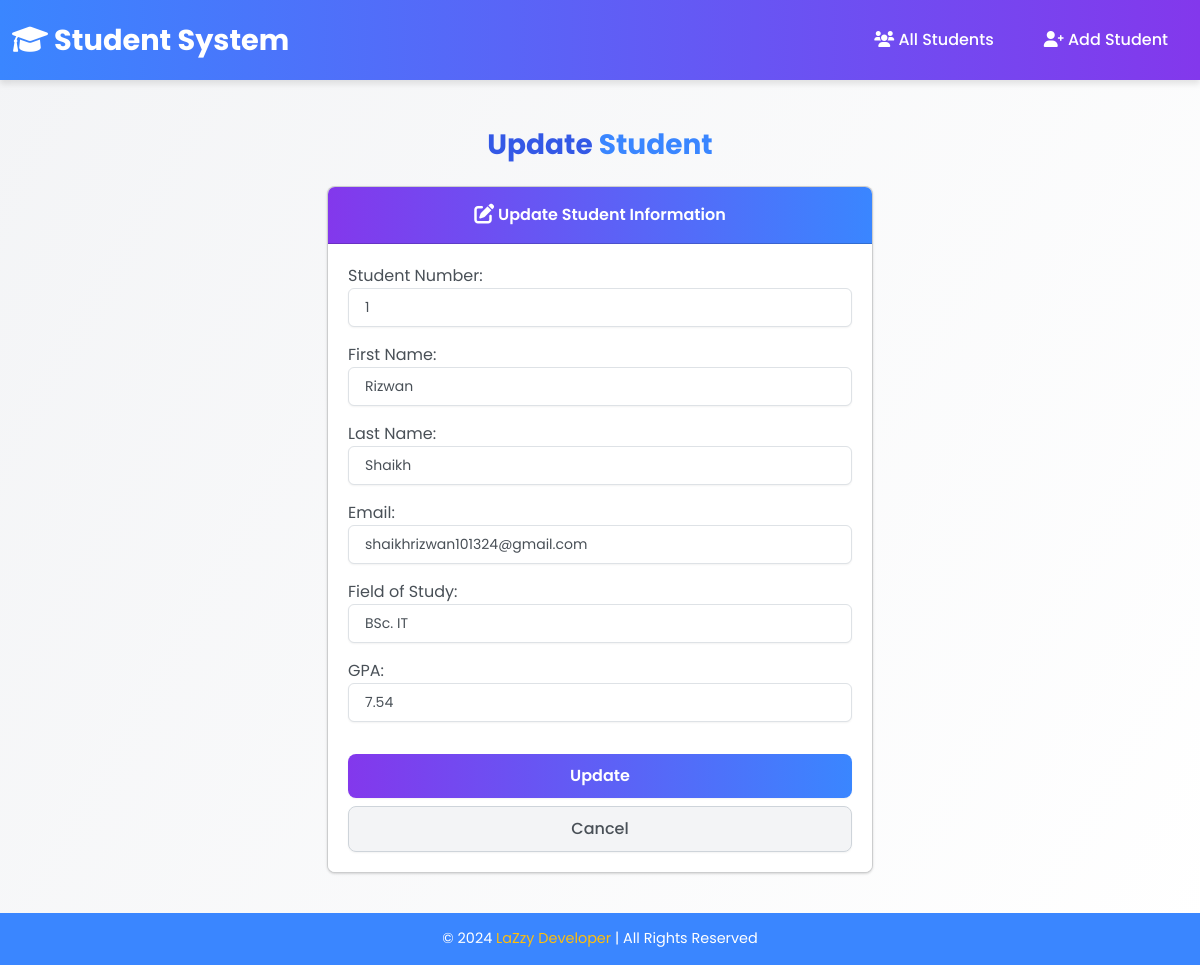
The app's page /edit/1/, older data.
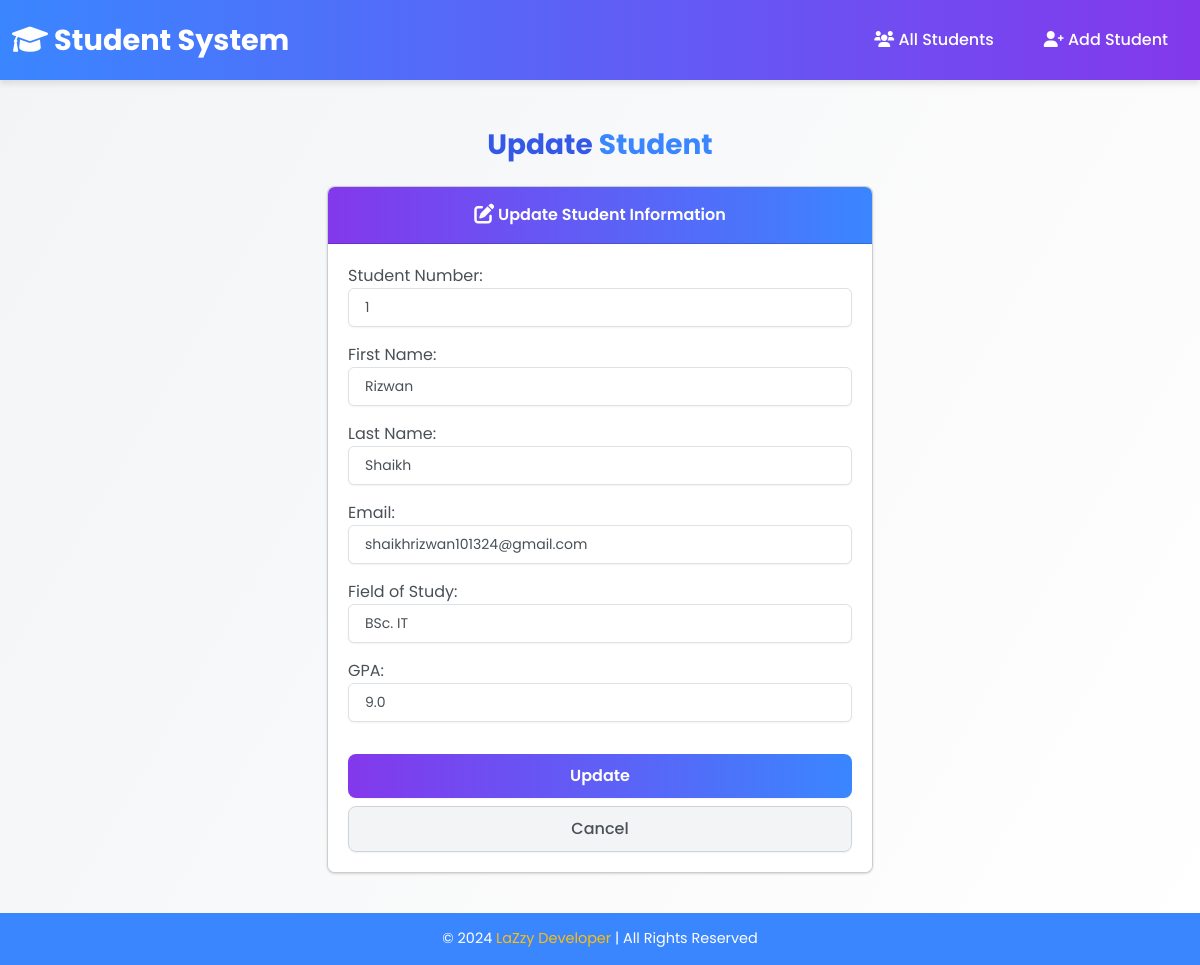
The same page, newer data.
### students/models.py (models this page shows, shortened)
class Student(models.Model):
    student_number = models.CharField(max_length=50)
    first_name = models.CharField(max_length=100)
    last_name = models.CharField(max_length=100)
    email = models.EmailField(max_length=100)
    field_of_study = models.CharField(max_length=100)
    gpa = models.FloatField()

### students/views.py (the view)
# urls.py: path('edit/<int:id>/', views.edit, name="edit"),
def edit(request, id):
    student = Student.objects.get(pk=id)  # Ensure the student object is retrieved only once
    if request.method == 'POST':
        form = StudentForm(request.POST, instance=student)
        if form.is_valid():
            form.save()
            return render(request, 'students/edit.html', {
                'form': form,
                'success': 'Student updated successfully!',
            })
    else:
        form = StudentForm(instance=student)  # Initialize form with existing student data
    return render(request, 'students/edit.html', {'form': form})

### students/forms.py
class StudentForm(forms.ModelForm):
    class Meta:
        model = Student
        fields = '__all__'
        widgets = {
            'student_number': forms.NumberInput(attrs={'class': 'form-control'}),
            'first_name': forms.TextInput(attrs={'class': 'form-control'}),
            'last_name': forms.TextInput(attrs={'class': 'form-control'}),
            'email': forms.EmailInput(attrs={'class': 'form-control'}),
            'field_of_study': forms.TextInput(attrs={'class': 'form-control'}),
            'gpa': forms.NumberInput(attrs={'class': 'form-control'}),
        }
        labels = {
            'student_number': 'Student Number',
            'first_name': 'First Name',
            'last_name': 'Last Name',
            'email': 'Email',
            'field_of_study': 'Field of Study',
            'gpa': 'GPA',
        }

### students/templates/students/edit.html (shortened to what this page needs)
{% extends "students/base.html" %}
{% block body %}
<h3 class="text-center m-4">
    <span class="text-primary">Update</span> Student
</h3>
{% if success %}
<div class="alert alert-success fade show" role="alert">
    <strong>Success!</strong> {{ success }}
    <a href="{% url 'index' %}" class="btn btn-link">View Student List</a>
</div>
{% else %}
<div class="row justify-content-center">
    <div class="col-lg-6 col-md-8 col-sm-10">
        <div class="card shadow-lg rounded-3 bg-light mb-3">
            <div class="card-header text-white bg-gradient-primary">
                <i class="fas fa-pen-to-square fa-lg"></i> Update Student Information
            </div>
            <div class="card-body">
                <form action="" method="POST" class="needs-validation" novalidate>
                    {{ form.as_p }}
                    <button type="submit" class="btn btn-primary w-100 mt-3">Update</button>
                    <a href="{% url 'index' %}" class="btn btn-secondary w-100 mt-2">Cancel</a>
                </form>
            </div>
        </div>
    </div>
</div>
{% endif %}
{% endblock body %}

Row changes from the older to the newer data that the page shows:
changed Student "Rizwan": gpa "7.54" → "9.0"
